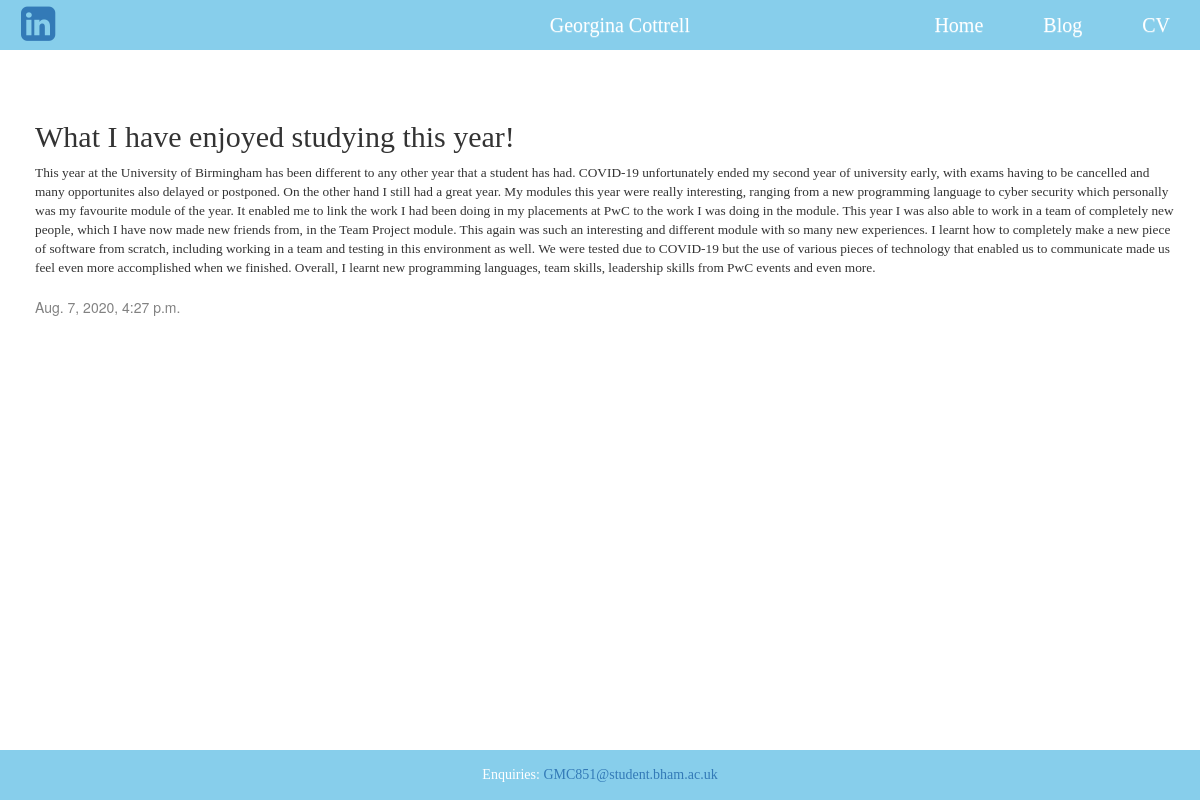
/post/1/, run on an earlier commit of the app's database.
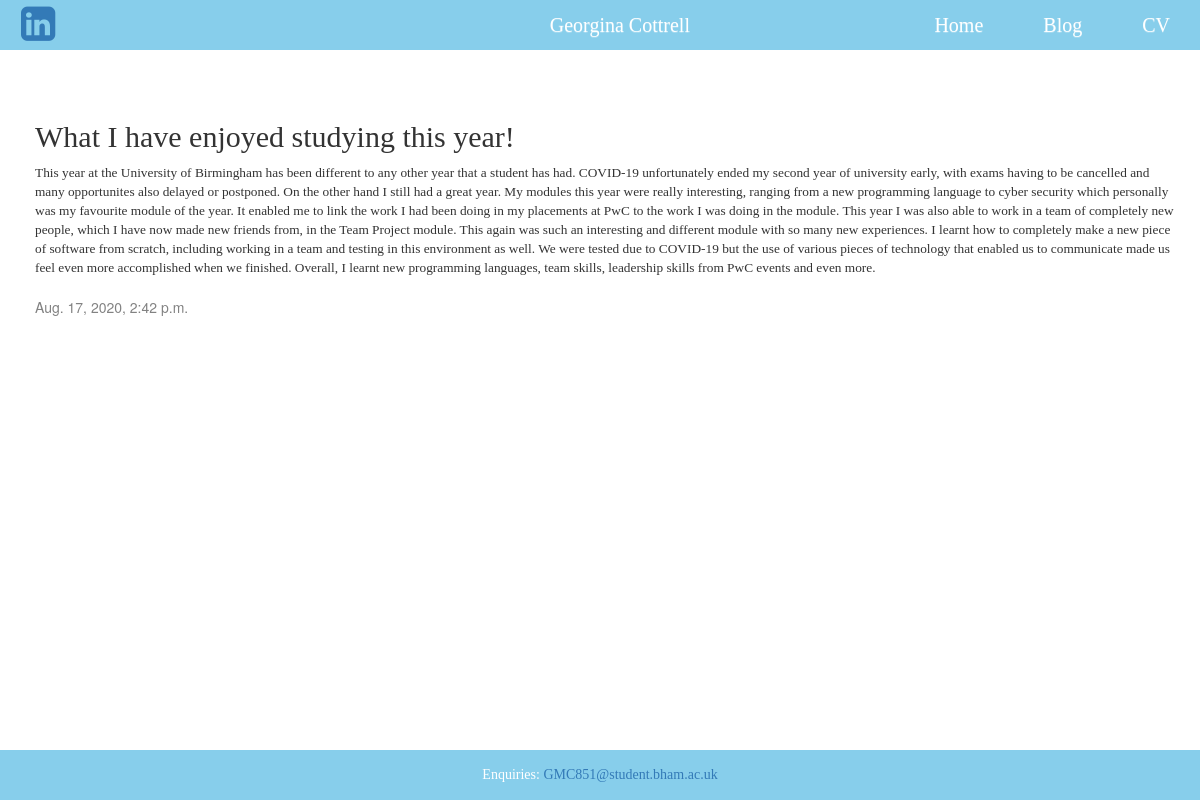
And on a later commit of the database.
### blog/models.py (models this page shows, shortened)
class Post(models.Model):
    author = models.ForeignKey(settings.AUTH_USER_MODEL, on_delete=models.CASCADE)
    title = models.CharField(max_length=200)
    text = models.TextField()
    created_date = models.DateTimeField(default=timezone.now)
    published_date = models.DateTimeField(blank=True, null=True)

### blog/views.py (the view)
# urls.py: path('post/<int:pk>/', views.post_detail, name='post_detail'),
def post_detail(request, pk):
    post = get_object_or_404(Post, pk=pk)
    return render(request, 'blog/post_detail.html', {'post': post})

### blog/templates/blog/post_detail.html (shortened to what this page needs)
{% extends 'blog/base.html' %}
{% block content %}
    <div class="post">
        <h2>{{ post.title }}</h2>
        <p>{{ post.text|linebreaksbr }}</p>
        {% if post.published_date %}
        <div class="date">
            {{ post.published_date }}
        </div>
    {% endif %}
    </div>
{% endblock %}

What changed in the data, as far as the page shows it:
changed Post "What I have enjoyed studying this year!": published_date "Aug. 7, 2020, 4:27 p.m." → "Aug. 17, 2020, 2:42 p.m."
